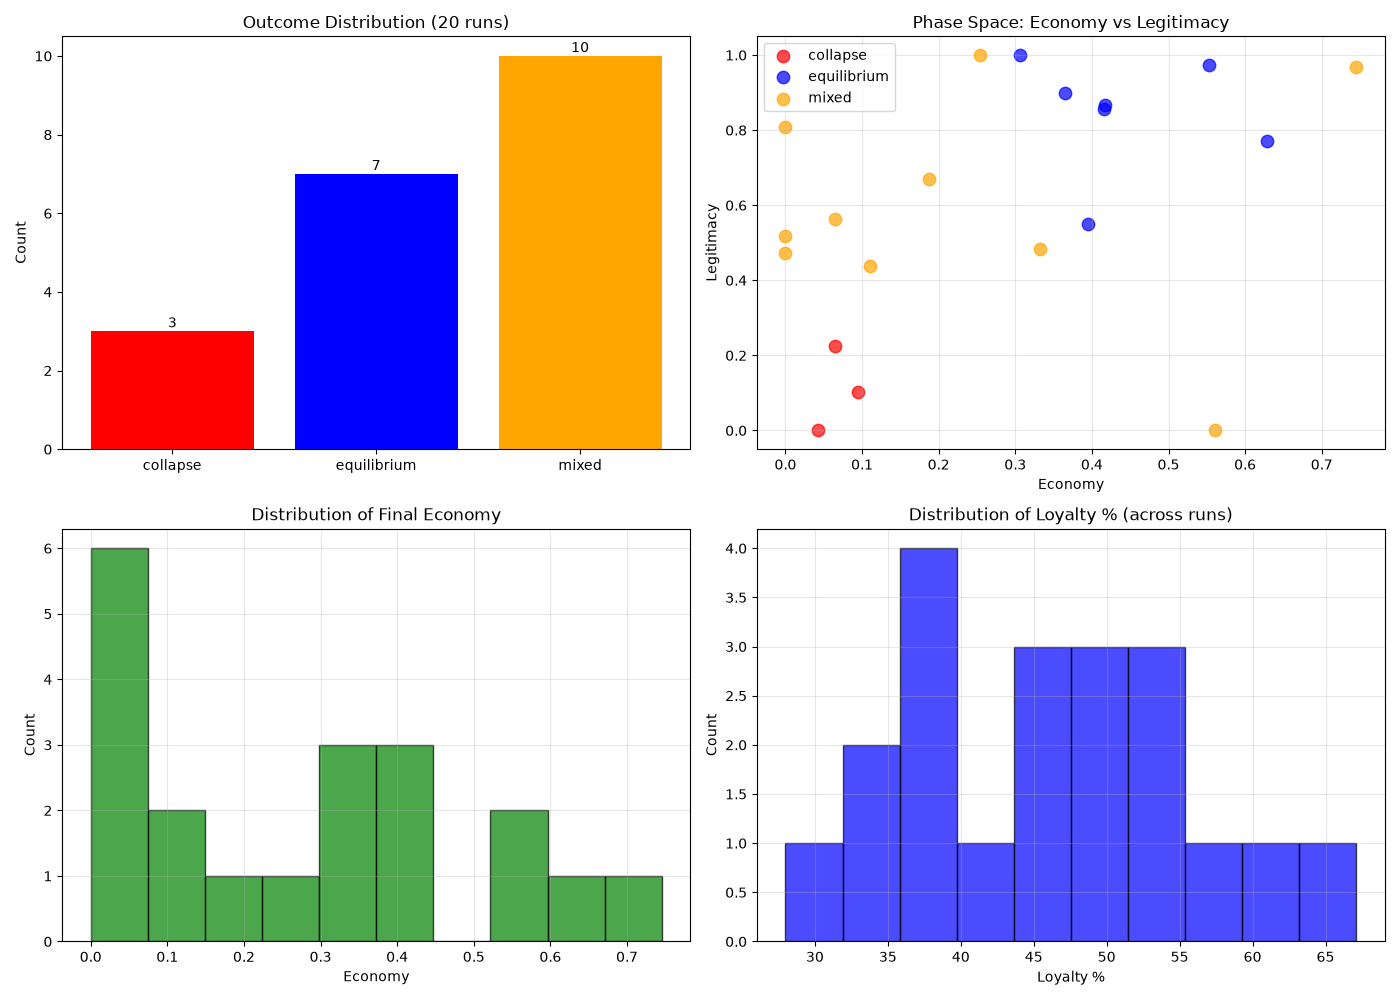

This chart was generated by the following Python code:
import csv
from collections import Counter
import matplotlib
matplotlib.use("Agg")
import matplotlib.pyplot as plt

def load(filename="batch_results.csv"):
    with open(filename, "r", encoding="utf-8") as f:
        return list(csv.DictReader(f))

def plot_batch(filename="batch_results.csv"):
    rows = load(filename)
    outcomes = [r["outcome_class"] for r in rows]
    econ = [float(r["economy"]) for r in rows]
    legit = [float(r["legitimacy"]) for r in rows]
    mil = [float(r["military"]) for r in rows]
    loy = [float(r["loyalty_pct"]) for r in rows]

    fig, axes = plt.subplots(2, 2, figsize=(14, 10))

    # Outcome classes
    ax = axes[0, 0]
    counts = Counter(outcomes)
    colors_map = {"collapse": "red", "stable": "green", "equilibrium": "blue", "mixed": "orange"}
    bars = ax.bar(counts.keys(), counts.values(),
                  color=[colors_map.get(k, "gray") for k in counts.keys()])
    ax.set_title("Outcome Distribution (20 runs)")
    ax.set_ylabel("Count")
    for b, v in zip(bars, counts.values()):
        ax.text(b.get_x() + b.get_width()/2, v + 0.1, str(v), ha="center")

    # Scatter: economy vs legitimacy
    ax = axes[0, 1]
    for oc in set(outcomes):
        xs = [econ[i] for i in range(len(rows)) if outcomes[i] == oc]
        ys = [legit[i] for i in range(len(rows)) if outcomes[i] == oc]
        ax.scatter(xs, ys, label=oc, s=80, alpha=0.7, color=colors_map.get(oc, "gray"))
    ax.set_xlabel("Economy"); ax.set_ylabel("Legitimacy")
    ax.set_title("Phase Space: Economy vs Legitimacy")
    ax.legend(); ax.grid(True, alpha=0.3)

    # Distribution of final economy
    ax = axes[1, 0]
    ax.hist(econ, bins=10, color="green", alpha=0.7, edgecolor="black")
    ax.set_title("Distribution of Final Economy")
    ax.set_xlabel("Economy"); ax.set_ylabel("Count")
    ax.grid(True, alpha=0.3)

    # Distribution of loyalty %
    ax = axes[1, 1]
    ax.hist(loy, bins=10, color="blue", alpha=0.7, edgecolor="black")
    ax.set_title("Distribution of Loyalty % (across runs)")
    ax.set_xlabel("Loyalty %"); ax.set_ylabel("Count")
    ax.grid(True, alpha=0.3)

    plt.tight_layout()
    plt.savefig("batch_plot.png", dpi=100)
    print("Saved batch_plot.png")

if __name__ == "__main__":
    plot_batch()
